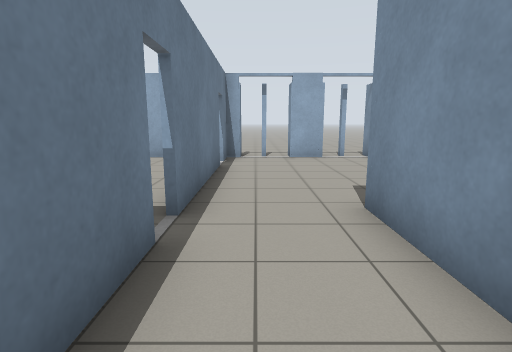
view 1 (above)

19 first-person views from a walk through a robot-simulator world made for Gazebo. The camera is 1.2 m above the floor, tilts 10° down and sees 80° across. The floor is counted in squares, 1 m on a side. Each view is taken from the middle of a square. On the plan, view 1 faces up. The plan holds only what a view shows up to about 13 squares ahead; the rest is blank.

view 2
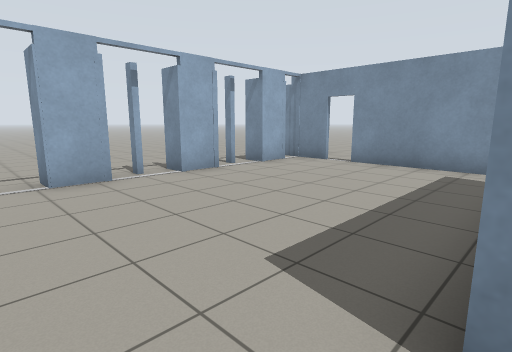

view 3
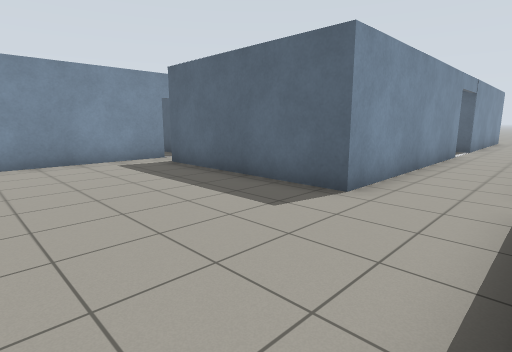

view 4
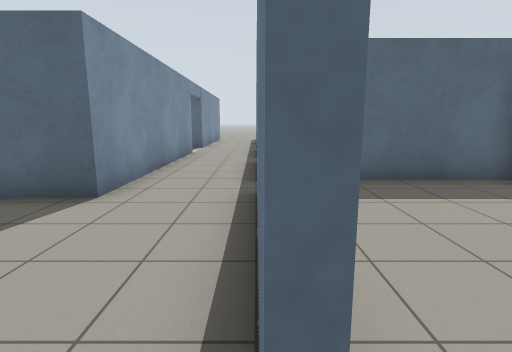

view 5
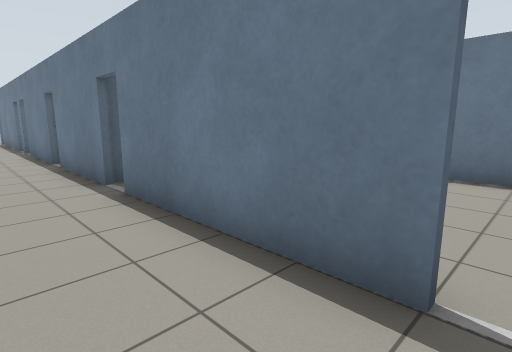

view 6
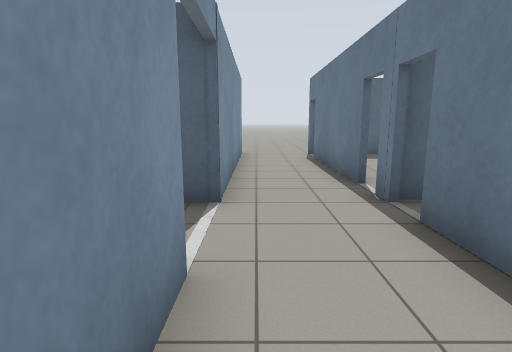

view 7
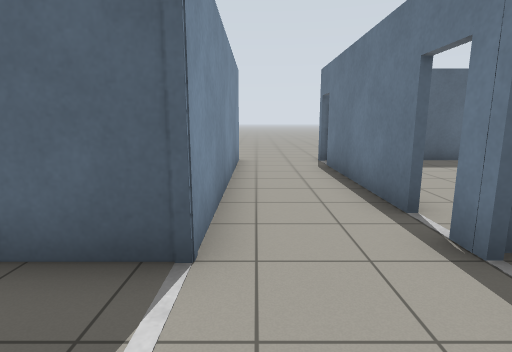

view 8
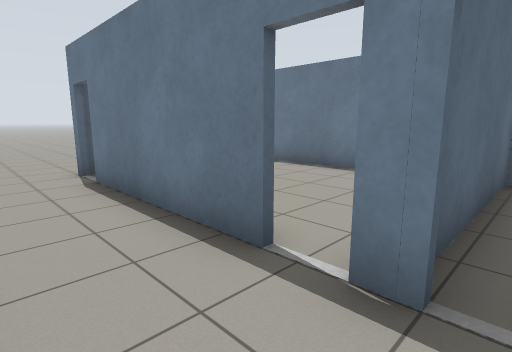

view 9
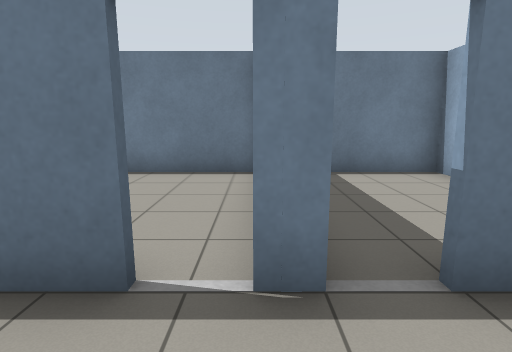

view 10
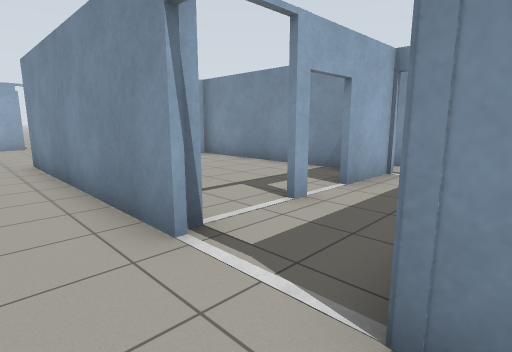

view 11
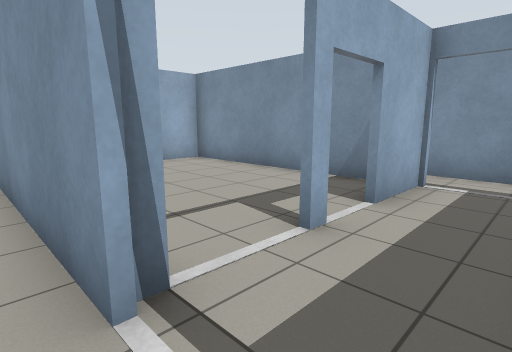

view 12
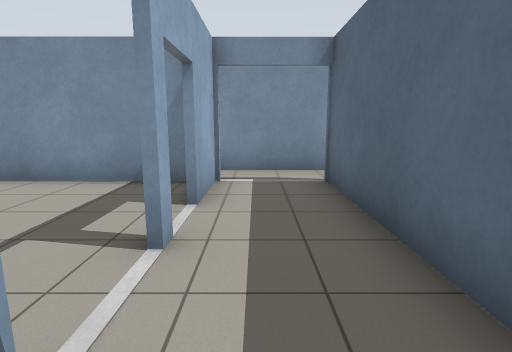

view 13
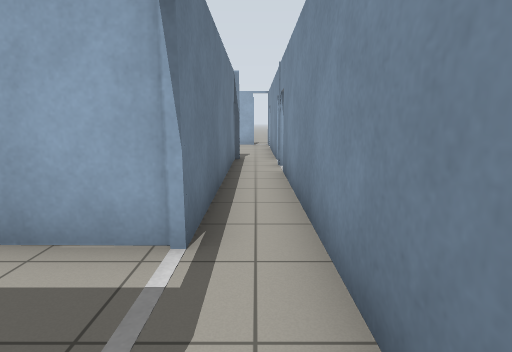

view 14
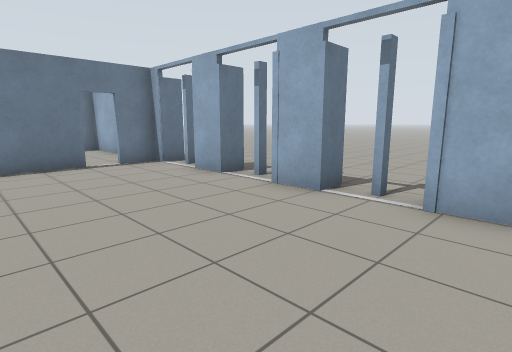

view 15
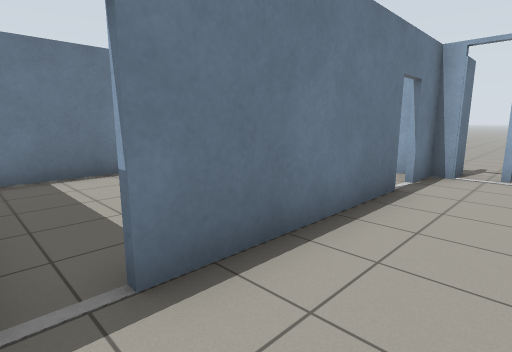

view 16
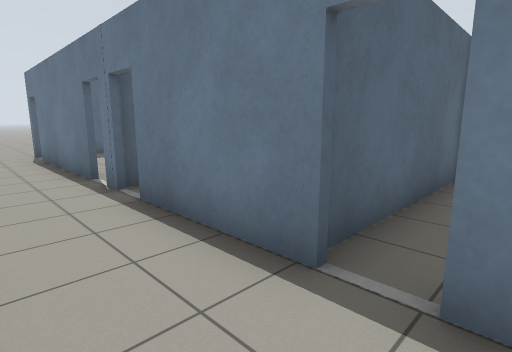

view 17
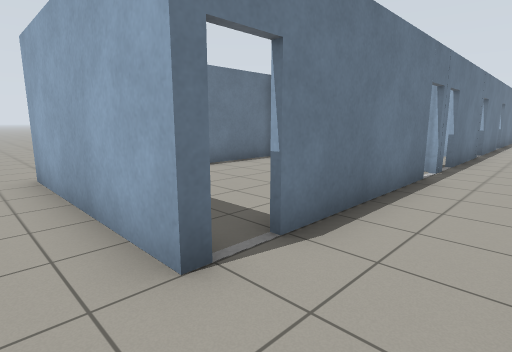

view 18
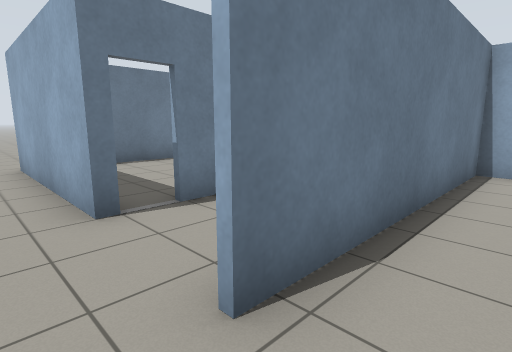

view 19
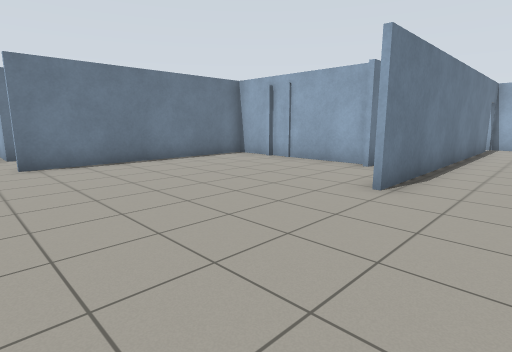

### Floor plan
Ten units are one square. View 1 is at (0, 0); x grows to the right and y downward. Boxes are objects, and circles mark ways between rooms. Rooms are numbered by the first view taken in them; rooms with no view inside come last. Other rooms are left out.
<svg viewBox="-71 -117 176 257">
<path fill="none" stroke="#000" d="M-10 -30 -10 5M-10 15 -10 46M21 31 15 31 15 -42 73 -42M-10 54 -10 61M-10 -86 -10 -38M-10 69 -10 116M87 -37 87 -86M23 -105 12 -105M-5 -105 -15 -105M-10 -106 -10 -94M51 -105 39 -105M87 -94 87 -112M80 -105 68 -105M15 128 15 55 25 55M-10 128 -66 128M87 59 87 44M73 55 74 60M71 56 34 56M33 56 17 56 17 130M88 -15 88 88M96 -26 85 -26M-64 -59 -64 -35M-64 -85 -64 -74M-15 -105 -64 -105 -64 -100M-64 -27 -31 -27M-64 59 -64 116M-55 127 -29 127M72 27 72 -41M75 -40 58 -40M25 55 56 55M-64 16 -64 57 -10 57M-10 16 -20 16M87 44 87 -15M56 55 73 55M73 -42 73 32 52 32"/>
<circle cx="20" cy="135" r="3" fill="#2a7"/>
<circle cx="-10" cy="-40" r="3" fill="#2a7"/>
<circle cx="-10" cy="-90" r="3" fill="#2a7"/>
<circle cx="-10" cy="120" r="3" fill="#2a7"/>
<circle cx="-10" cy="70" r="3" fill="#2a7"/>
<circle cx="20" cy="40" r="3" fill="#2a7"/>
<circle cx="-10" cy="50" r="3" fill="#2a7"/>
<circle cx="80" cy="-35" r="3" fill="#2a7"/>
<circle cx="80" cy="55" r="3" fill="#2a7"/>
<circle cx="90" cy="-20" r="3" fill="#2a7"/>
<circle cx="65" cy="40" r="3" fill="#2a7"/>
<text x="10" y="-10">1</text>
<text x="100" y="80">2</text>
<text x="-40" y="-70">3</text>
<text x="-40" y="90">4</text>
<text x="40" y="0">5</text>
<text x="-40" y="30">6</text>
<text x="80" y="10">7</text>
</svg>
Room 1 opens to room 2. Room 1 opens to room 3. Room 1 opens to room 4. Room 1 opens to room 5. Room 1 opens to room 6. Room 1 opens to room 7. Room 2 opens to room 7. Room 5 opens to room 7.

Where each view was taken, in squares from view 1:
view 1: 0 up, 0 right, facing up
view 2: 4 up, 0 right, facing up-right
view 3: 9 up, 1 left, facing down-right
view 4: 9 up, 1 left, facing down
view 5: 9 up, 1 right, facing down-left
view 6: 1 down, 1 right, facing down
view 7: 3 down, 1 right, facing down
view 8: 5 down, 1 right, facing down-left
view 9: 6 down, 1 right, facing left
view 10: 6 down, 0 right, facing up-right
view 11: 5 down, 1 right, facing up-right
view 12: 4 down, 1 right, facing right
view 13: 6 down, 8 right, facing up
view 14: 6 up, 8 right, facing up-left
view 15: 3 up, 1 right, facing up-left
view 16: 0 up, 1 right, facing down-left
view 17: 14 down, 1 right, facing up-left
view 18: 14 down, 3 right, facing up-left
view 19: 14 down, 11 right, facing up-left
